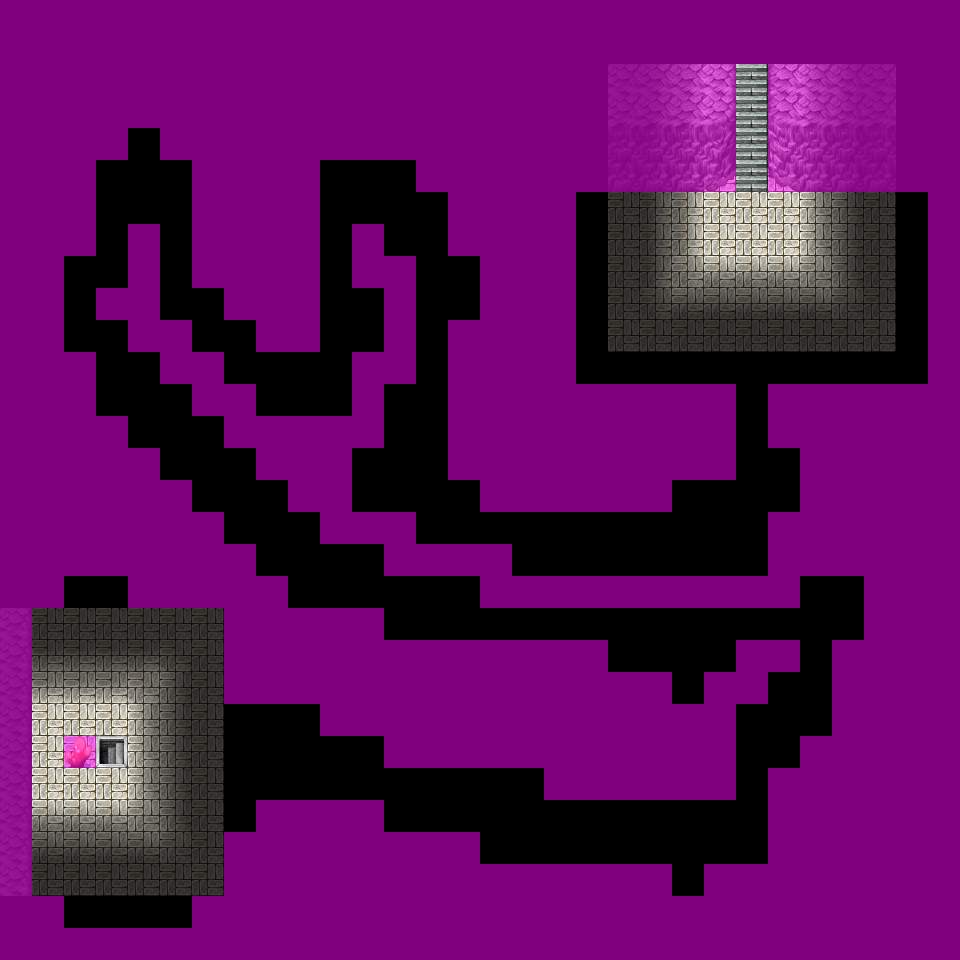

The image is a tile-based game level rendered from a .tmx file. Its description and source (layers, tilesets, objects; grid data summarised) follow:
An orthogonal 30x30 tile map with 32x32 px tiles, 4 tile layers (Ground, Objects, Above, Walkable), 9 tilesets and 8 objects (6x spawn, 2x mapchange).

<map version="1.0" orientation="orthogonal" width="30" height="30" tilewidth="32" tileheight="32">
    <tileset firstgid="1" name="map_9" tilewidth="32" tileheight="32">
        <image source="../drawable/map_9.png" width="256" height="256" />
    </tileset>
    <tileset firstgid="65" name="map_4" tilewidth="32" tileheight="32">
        <image source="../drawable/map_4.png" width="256" height="256" />
    </tileset>
    <tileset firstgid="129" name="map_7" tilewidth="32" tileheight="32">
        <image source="../drawable/map_7.png" width="256" height="256" />
    </tileset>
    <tileset firstgid="193" name="map_14" tilewidth="32" tileheight="32">
        <image source="../drawable/map_14.png" width="256" height="256" />
    </tileset>
    <tileset firstgid="257" name="map_3" tilewidth="32" tileheight="32">
        <image source="../drawable/map_3.png" width="256" height="256" />
    </tileset>
    <tileset firstgid="321" name="map_0" tilewidth="32" tileheight="32">
        <image source="../drawable/map_0.png" width="256" height="256" />
    </tileset>
    <tileset firstgid="385" name="map_1" tilewidth="32" tileheight="32">
        <image source="../drawable/map_1.png" width="256" height="256" />
    </tileset>
    <tileset firstgid="449" name="map_5" tilewidth="32" tileheight="32">
        <image source="../drawable/map_5.png" width="256" height="256" />
    </tileset>
    <tileset firstgid="513" name="map_2" tilewidth="32" tileheight="32">
        <image source="../drawable/map_2.png" width="256" height="256" />
    </tileset>
    <layer name="Ground" width="30" height="30">
        <data>[900 cells, 900 non-empty, 14 distinct tile ids]</data>
    </layer>
    <layer name="Objects" width="30" height="30">
        <data>[900 cells, 93 non-empty, 11 distinct tile ids]</data>
    </layer>
    <layer name="Above" width="30" height="30">
        <data>[900 cells, 328 non-empty, 8 distinct tile ids]</data>
    </layer>
    <layer name="Walkable" width="30" height="30">
        <data>[900 cells, 587 non-empty, 1 distinct tile ids]</data>
    </layer>
    <objectgroup name="Mapevents">
        <object name="north" type="mapchange" x="736" y="64" width="32" height="32">
            <properties>
                <property name="map" value="blackwater_mountain40" />
                <property name="place" value="south" />
            </properties>
        </object>
        <object name="south" type="mapchange" x="96" y="736" width="32" height="32">
            <properties>
                <property name="map" value="blackwater_mountain42" />
                <property name="place" value="north" />
            </properties>
        </object>
    </objectgroup>
    <objectgroup name="Spawn">
        <object name="kazaul_1" type="spawn" x="32" y="672" width="128" height="160">
            <properties>
                <property name="spawngroup" value="kazaul_1" />
            </properties>
        </object>
        <object name="kazaul_1_1" type="spawn" x="576" y="224" width="352" height="160">
            <properties>
                <property name="spawngroup" value="kazaul_1" />
            </properties>
        </object>
        <object name="kazaul_1_2" type="spawn" x="96" y="224" width="32" height="32">
            <properties>
                <property name="spawngroup" value="kazaul_1" />
            </properties>
        </object>
        <object name="kazaul_1_3" type="spawn" x="320" y="256" width="32" height="32">
            <properties>
                <property name="spawngroup" value="kazaul_1" />
            </properties>
        </object>
        <object name="kazaul_1_4" type="spawn" x="512" y="608" width="32" height="32">
            <properties>
                <property name="spawngroup" value="kazaul_1" />
            </properties>
        </object>
        <object name="kazaul_1_5" type="spawn" x="320" y="736" width="160" height="96">
            <properties>
                <property name="spawngroup" value="kazaul_1" />
            </properties>
        </object>
    </objectgroup>
    <objectgroup name="Keys" />
</map>
